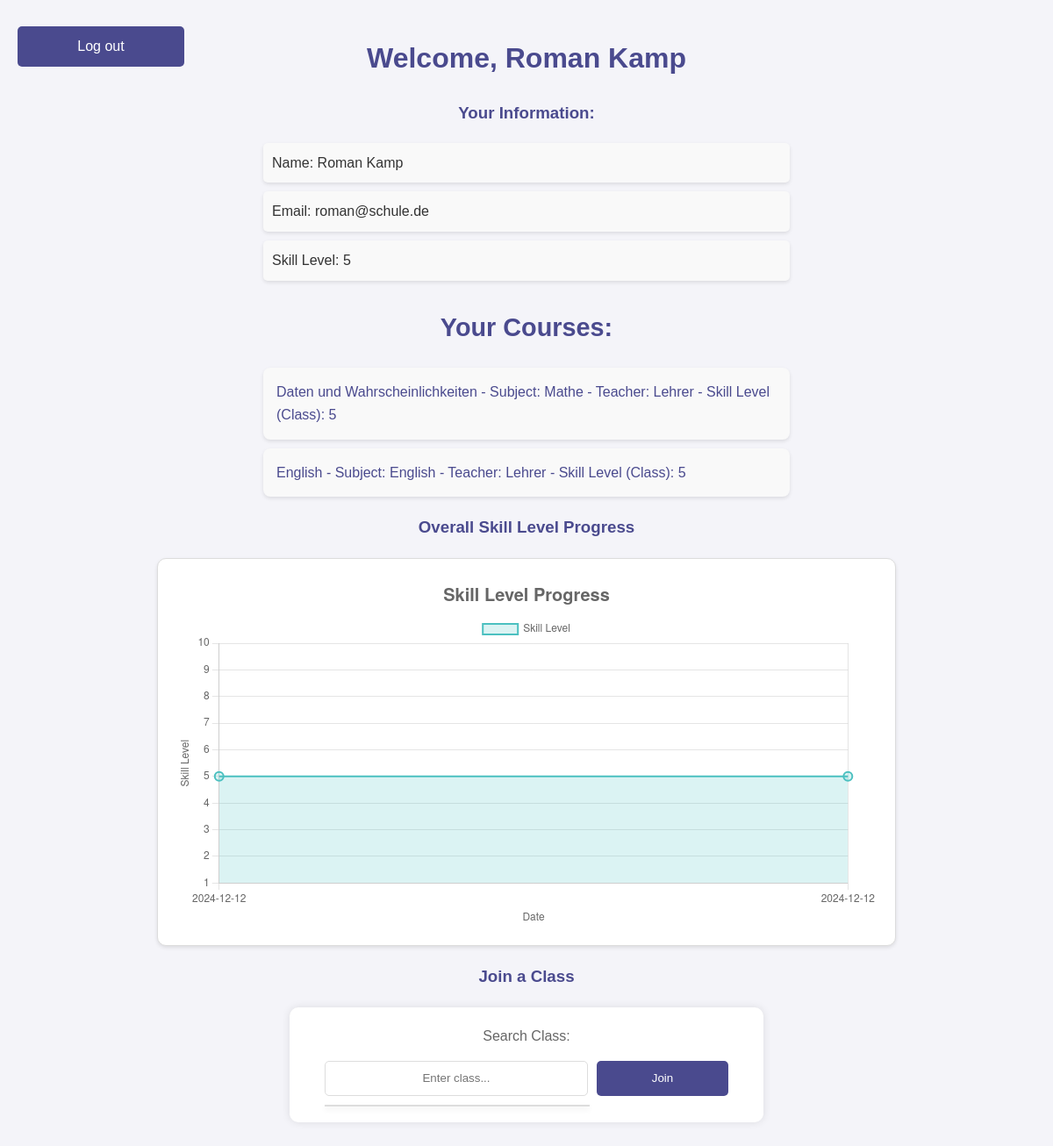
/student_dashboard (signed in), run on an earlier commit of the app's database.
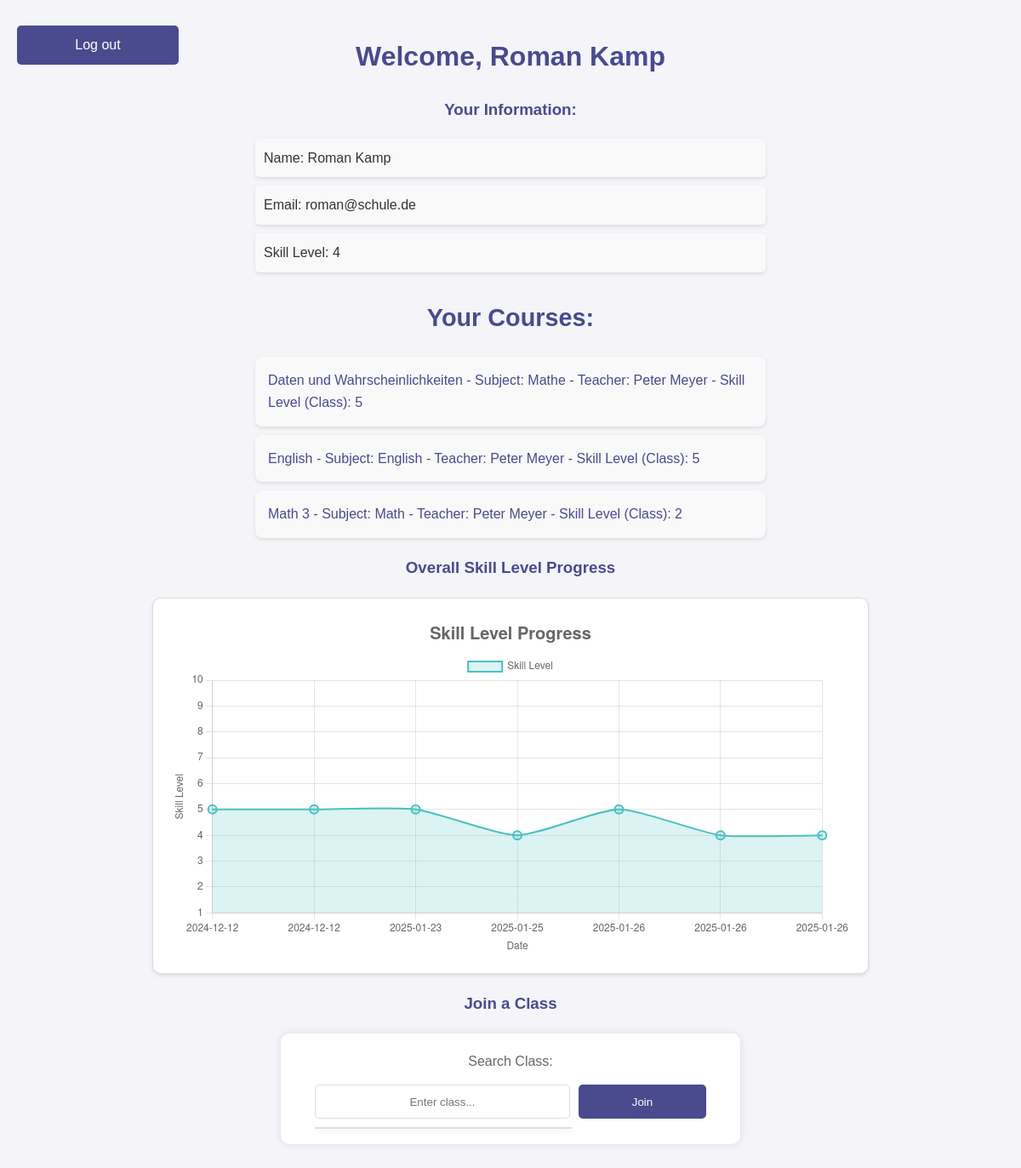
And on a later commit of the database.
### tables this page shows
CREATE TABLE "Participants" (
    id INTEGER PRIMARY KEY AUTOINCREMENT,
    name TEXT NOT NULL,
    email TEXT UNIQUE NOT NULL,
    password TEXT NOT NULL,
    skill_level INTEGER DEFAULT 5 CHECK (skill_level BETWEEN 1 AND 10)
);

CREATE TABLE "ClassMembers" (
  id INTEGER PRIMARY KEY AUTOINCREMENT,
  class_id INTEGER,
  student_id INTEGER, class_skill_level INTEGER DEFAULT NULL,
  FOREIGN KEY (class_id) REFERENCES Classes (id) ON DELETE CASCADE,
  FOREIGN KEY (student_id) REFERENCES Participants (id) ON DELETE CASCADE
);

CREATE TABLE "Classes" (
    id INTEGER PRIMARY KEY AUTOINCREMENT,
    class_name TEXT NOT NULL,
    subject TEXT NOT NULL,
    teacher_id INTEGER, grade_level INTEGER,
    FOREIGN KEY (teacher_id) REFERENCES Teachers (id)
);

CREATE TABLE Teachers (
    id INTEGER PRIMARY KEY AUTOINCREMENT,
    name TEXT NOT NULL,
    email TEXT UNIQUE NOT NULL,
    password TEXT NOT NULL
);

### app.py (the view)
@app.route('/student_dashboard')
def student_dashboard():
    if 'student_id' not in session:
        return redirect('/')
    student_id = session['student_id']
    conn = get_db_connection()
    student = conn.execute('SELECT * FROM Participants WHERE id = ?', (student_id,)).fetchone()
    joined_classes = conn.execute(
        '''
        SELECT Classes.*, Teachers.name AS teacher_name, ClassMembers.class_skill_level
        FROM Classes
        JOIN ClassMembers ON Classes.id = ClassMembers.class_id
        JOIN Teachers ON Classes.teacher_id = Teachers.id
        WHERE ClassMembers.student_id = ?
        ''',
        (student_id,)
    ).fetchall()
    skill_history = conn.execute(
        '''
        SELECT
            HomeworkResults.date_submitted,
            Homework.title,
            HomeworkResults.new_skill_level,
            Classes.class_name  -- Klassennamen hinzufügen
        FROM HomeworkResults
        JOIN Homework ON HomeworkResults.homework_id = Homework.id
        JOIN Classes ON Homework.class_id = Classes.id  -- Annahme, dass Homework eine class_id hat
        WHERE HomeworkResults.student_id = ?
        ORDER BY HomeworkResults.date_submitted
        ''',
        (student_id,)
    ).fetchall()
    dates = []
    titles = []
    skill_levels = []
    class_names = []  # Neue Liste für die Klassennamen
    for entry in skill_history:
        dates.append(entry['date_submitted'])
        titles.append(entry['title'])
        skill_levels.append(entry['new_skill_level'])
        class_names.append(entry['class_name'])  # Klassennamen sammeln
    all_classes = conn.execute('SELECT id, class_name FROM Classes').fetchall()
    all_classes_dict = [{'id': int(class_['id']), 'class_name': class_['class_name']} for class_ in all_classes]
    conn.close()
    return render_template(
        'student_dashboard.html',
        student=student,
        joined_classes=joined_classes,
        dates=dates,
        skill_levels=skill_levels,
        titles=titles,
        class_names=class_names,
        all_classes=all_classes_dict
    )

### app.py (called while the page is built)
def get_db_connection():
    conn = sqlite3.connect('ahg/database.db')
    conn.row_factory = sqlite3.Row
    return conn

### templates/student_dashboard.html (shortened to what this page needs)
<!DOCTYPE html>
<html lang="en">
<head>
    <link rel="stylesheet" href="{{ url_for('static', filename='styles.css') }}">
</head>
<body>
    <div class="top-buttons">
        <a href="/" class="button">Log out</a>
    </div>
    <h1>Welcome, {{ student['name'] }}</h1>
    <h3>Your Information:</h3>
    <ul class="info-list">
        <li>Name: {{ student['name'] }}</li>
        <li>Email: {{ student['email'] }}</li>
        <li>Skill Level: {{ student['skill_level'] }}</li>
    </ul>
    <h2>Your Courses:</h2>
    <ul class="class-list">
        {% for class in joined_classes %}
            <li>
                <a href="/class_details_student/{{ class['id'] }}/{{ student['id'] }}">
                    {{ class['class_name'] }} - Subject: {{ class['subject'] }} - Teacher: {{ class['teacher_name'] }} - Skill Level (Class): {{ class['class_skill_level'] }}
                </a>
            </li>
        {% endfor %}
    </ul>
    <h3>Overall Skill Level Progress</h3>
    <div class="chart-container" style="max-width: 800px;">
        <canvas id="totalSkillChart"></canvas>
    </div>
    <script>
        const ctx = document.getElementById('totalSkillChart').getContext('2d');
        const data = {
            labels: {{ dates | tojson }},
            datasets: [{
                label: 'Skill Level',
                data: {{ skill_levels | tojson }},
                borderColor: 'rgba(75, 192, 192, 1)',
                backgroundColor: 'rgba(75, 192, 192, 0.2)',
                borderWidth: 2,
                fill: true,
                tension: 0.2,
                pointRadius: 5,
                pointHoverRadius: 7
            }]
        };
        const config = {
            type: 'line',
            data: data,
            options: {
                responsive: true,
                maintainAspectRatio: false,
                plugins: {
                    legend: { position: 'top' },
                    title: {
                        display: true,
                        text: 'Skill Level Progress',
                        font: { size: 20 }
                    },
                    tooltip: {
                        callbacks: {
                            title: function(tooltipItems) {
                                const index = tooltipItems[0].dataIndex;
                                const homeworkTitle = {{ titles | tojson }}[index]; // Homework title
                                const className = {{ class_names | tojson }}[index]; // Class name
                                return `${homeworkTitle} - ${className}`; // Combine title and class name
                            },
                            label: function(tooltipItem) {
                                return `Skill Level: ${tooltipItem.raw}`; // Skill Level value
                            }
                        }
                    }
                },
                scales: {
                    x: { title: { display: true, text: 'Date' } },
                    y: {
                        min: 1,
                        max: 10,
                        stepSize: 1,
                        title: { display: true, text: 'Skill Level' }
                    }
                }
            }
        };
        new Chart(ctx, config);
    </script>
    <h3>Join a Class</h3>
    <form action="/join_class" method="post" onsubmit="return checkSelection()" style="text-align: center;">
        <label for="class_search">Search Class:</label>
        <div class="autocomplete-container" style="display: inline-flex; align-items: center;">
            <input type="text" id="class_search" oninput="showSuggestions(this.value)" autocomplete="off" placeholder="Enter class...">
            <button type="submit" style="margin-left: 10px;">Join</button>
            <ul class="autocomplete-suggestions" id="suggestions-container"></ul>
        </div>
    </form>
</body>
</html>

### static/styles.css (style rules this page uses)
body { font-family: 'Arial', sans-serif; background-color: #f4f4f9; color: #333; margin: 0; padding: 20px; line-height: 1.6; }
h1, h2, h3 { color: #4a4a8e; text-align: center; }
.button, button, .back-button { background-color: #4a4a8e; color: white; border: none; padding: 10px 20px; margin: 10px 0; border-radius: 5px; cursor: pointer; transition: background-color 0.3s ease; text-decoration: none; display: block; text-align: center; width: 150px; margin-left: auto; margin-right: auto; }
.top-buttons { position: absolute; top: 20px; left: 20px; display: flex; gap: 10px; }
ul.class-list, ul.student-list { list-style-type: none; padding: 0; max-width: 600px; margin: 20px auto; }
ul.class-list li, ul.student-list li { background-color: #f9f9f9; margin: 10px 0; padding: 15px; border-radius: 8px; box-shadow: 0 2px 4px rgba(0, 0, 0, 0.1); transition: transform 0.2s; }
form { background-color: #fff; padding: 20px; border-radius: 10px; box-shadow: 0 0 10px rgba(0, 0, 0, 0.1); max-width: 400px; margin: 20px auto; }
label { display: block; margin-bottom: 5px; color: #666; }
input[type="text"], input[type="email"], input[type="password"], input[type="number"] { width: calc(100% - 20px); padding: 10px; margin-bottom: 20px; border: 1px solid #ddd; border-radius: 5px; text-align: center; }
a { text-decoration: none; color: #4a4a8e; }
.autocomplete-container { position: relative; display: flex; align-items: center; justify-content: center; }
input[type="text"] { width: 300px; padding: 10px; margin: 0; border: 1px solid #ddd; border-radius: 5px; height: 40px; box-sizing: border-box; }
button[type="submit"] { background-color: #4a4a8e; color: white; border: none; height: 40px; margin: 0; padding: 10px 20px; border-radius: 5px; cursor: pointer; transition: background-color 0.3s ease; margin-left: 10px; }
.autocomplete-suggestions { width: 300px; margin: 0; padding: 0; list-style: none; border: 1px solid #ddd; max-height: 150px; overflow-y: auto; background-color: #fff; box-shadow: 0 3px 6px rgba(0,0,0,0.1); position: absolute; top: 100%; left: 0; z-index: 1000; }
.info-list { list-style-type: none; padding: 0; max-width: 600px; margin: 0 auto; text-align: left; }
.info-list li { background-color: #f9f9f9; margin: 10px 0; padding: 10px; border-radius: 5px; box-shadow: 0 2px 4px rgba(0, 0, 0, 0.1); }
form { background-color: #fff; padding: 20px; border-radius: 10px; box-shadow: 0 0 10px rgba(0, 0, 0, 0.1); max-width: 500px; margin: 20px auto; text-align: center; }
.submit-button, button[type="submit"] { background-color: #4a4a8e; color: white; border: none; padding: 10px 20px; border-radius: 5px; cursor: pointer; transition: background-color 0.3s ease; display: inline-block; text-align: center; margin: 10px 0; }
.chart-container { position: relative; max-width: 800px; margin: 20px auto; height: 400px; border: 1px solid #ddd; border-radius: 10px; background-color: #fff; box-shadow: 0 2px 4px rgba(0, 0, 0, 0.1); padding: 20px; }
h2 { margin-top: 30px; font-size: 1.8em; color: #4a4a8e; text-align: center; }
canvas { max-width: 100%; height: auto; }

What changed in the data, as far as the page shows it:
changed Participants "Roman Kamp": skill_level "5" → "4"
changed through a linked row, ClassMembers "Daten und Wahrscheinlichkeiten": teacher_name "Lehrer" → "Peter Meyer"
changed through a linked row, ClassMembers "English": teacher_name "Lehrer" → "Peter Meyer"
added ClassMembers: class_name "Math 3", subject "Math", teacher_name "Peter Meyer", class_skill_level "2"
Also different on the page:
chart data {{ dates | tojson }}: ["2024-12-12", "2024-12-12"] → ["2024-12-12", "2024-12-12", "2025-01-23", "2025-01-25", "2025-01-26", "2025-01-26", "2025-01-26"]
chart data {{ skill_levels | tojson }}: [5, 5] → [5, 5, 5, 4, 5, 4, 4]
